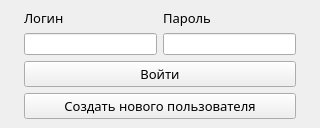
<?xml version="1.0" encoding="UTF-8"?>
<ui version="4.0">
 <class>MainWindow</class>
 <widget class="QMainWindow" name="MainWindow">
  <property name="geometry">
   <rect>
    <x>0</x>
    <y>0</y>
    <width>320</width>
    <height>125</height>
   </rect>
  </property>
  <property name="windowTitle">
   <string>Вход</string>
  </property>
  <widget class="QWidget" name="centralwidget">
   <layout class="QGridLayout" name="gridLayout_2">
    <item row="0" column="0">
     <layout class="QGridLayout" name="gridLayout">
      <property name="leftMargin">
       <number>15</number>
      </property>
      <property name="topMargin">
       <number>0</number>
      </property>
      <property name="rightMargin">
       <number>15</number>
      </property>
      <item row="1" column="1">
       <widget class="QLabel" name="pass_lb">
        <property name="font">
         <font>
          <family>Century Gothic</family>
          <pointsize>10</pointsize>
         </font>
        </property>
        <property name="text">
         <string>Пароль</string>
        </property>
        <property name="alignment">
         <set>Qt::AlignLeading|Qt::AlignLeft|Qt::AlignVCenter</set>
        </property>
       </widget>
      </item>
      <item row="2" column="0">
       <widget class="QLineEdit" name="log_txb">
        <property name="sizePolicy">
         <sizepolicy hsizetype="Preferred" vsizetype="Fixed">
          <horstretch>0</horstretch>
          <verstretch>0</verstretch>
         </sizepolicy>
        </property>
       </widget>
      </item>
      <item row="1" column="0">
       <widget class="QLabel" name="log_lb">
        <property name="font">
         <font>
          <family>Century Gothic</family>
          <pointsize>10</pointsize>
         </font>
        </property>
        <property name="text">
         <string>Логин</string>
        </property>
        <property name="alignment">
         <set>Qt::AlignLeading|Qt::AlignLeft|Qt::AlignVCenter</set>
        </property>
       </widget>
      </item>
      <item row="4" column="0" colspan="2">
       <widget class="QPushButton" name="enter_btn">
        <property name="font">
         <font>
          <family>Century Gothic</family>
          <pointsize>10</pointsize>
         </font>
        </property>
        <property name="text">
         <string>Войти</string>
        </property>
       </widget>
      </item>
      <item row="2" column="1">
       <widget class="QLineEdit" name="pass_txb">
        <property name="sizePolicy">
         <sizepolicy hsizetype="Preferred" vsizetype="Fixed">
          <horstretch>0</horstretch>
          <verstretch>0</verstretch>
         </sizepolicy>
        </property>
       </widget>
      </item>
      <item row="5" column="0" colspan="2">
       <widget class="QPushButton" name="reg_btn">
        <property name="font">
         <font>
          <family>Century Gothic</family>
          <pointsize>10</pointsize>
         </font>
        </property>
        <property name="text">
         <string>Создать нового пользователя</string>
        </property>
       </widget>
      </item>
      <item row="6" column="0">
       <spacer name="verticalSpacer">
        <property name="orientation">
         <enum>Qt::Vertical</enum>
        </property>
        <property name="sizeHint" stdset="0">
         <size>
          <width>20</width>
          <height>40</height>
         </size>
        </property>
       </spacer>
      </item>
     </layout>
    </item>
   </layout>
  </widget>
 </widget>
 <resources/>
 <connections/>
</ui>
